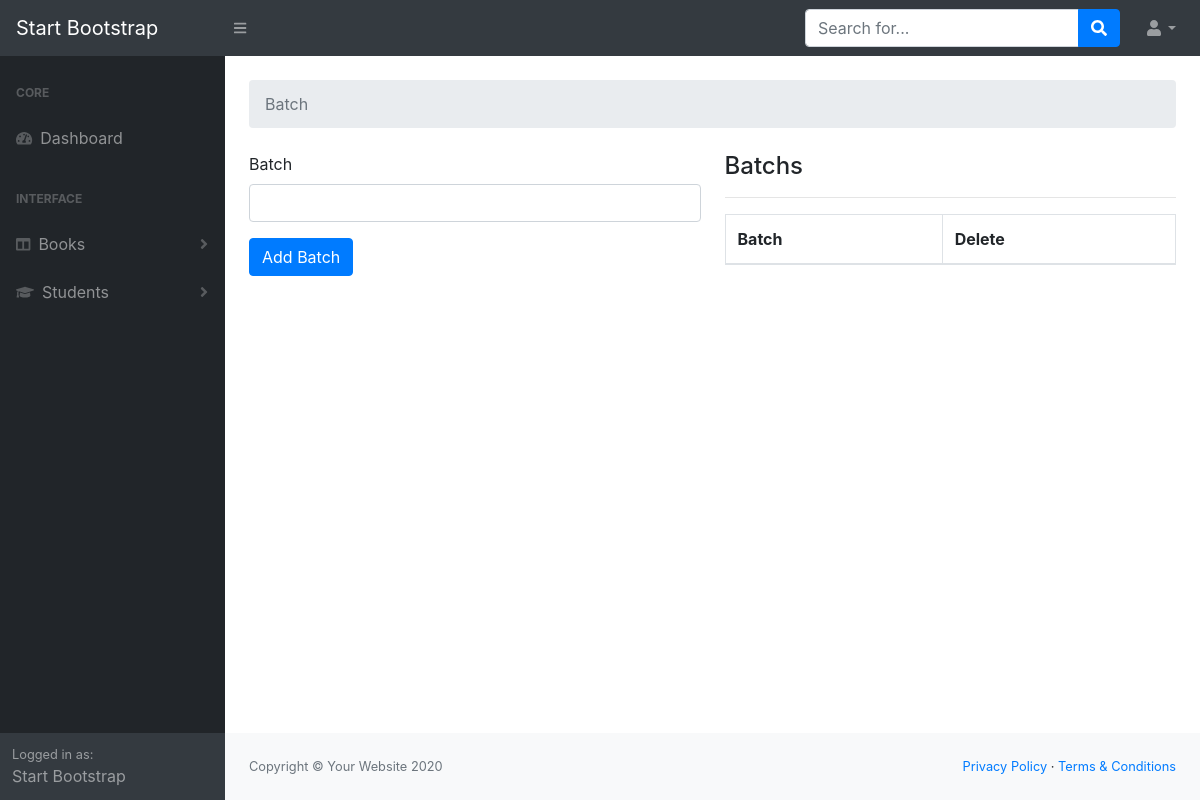
/admin/batch.php (signed in), run on an earlier commit of the app's database.
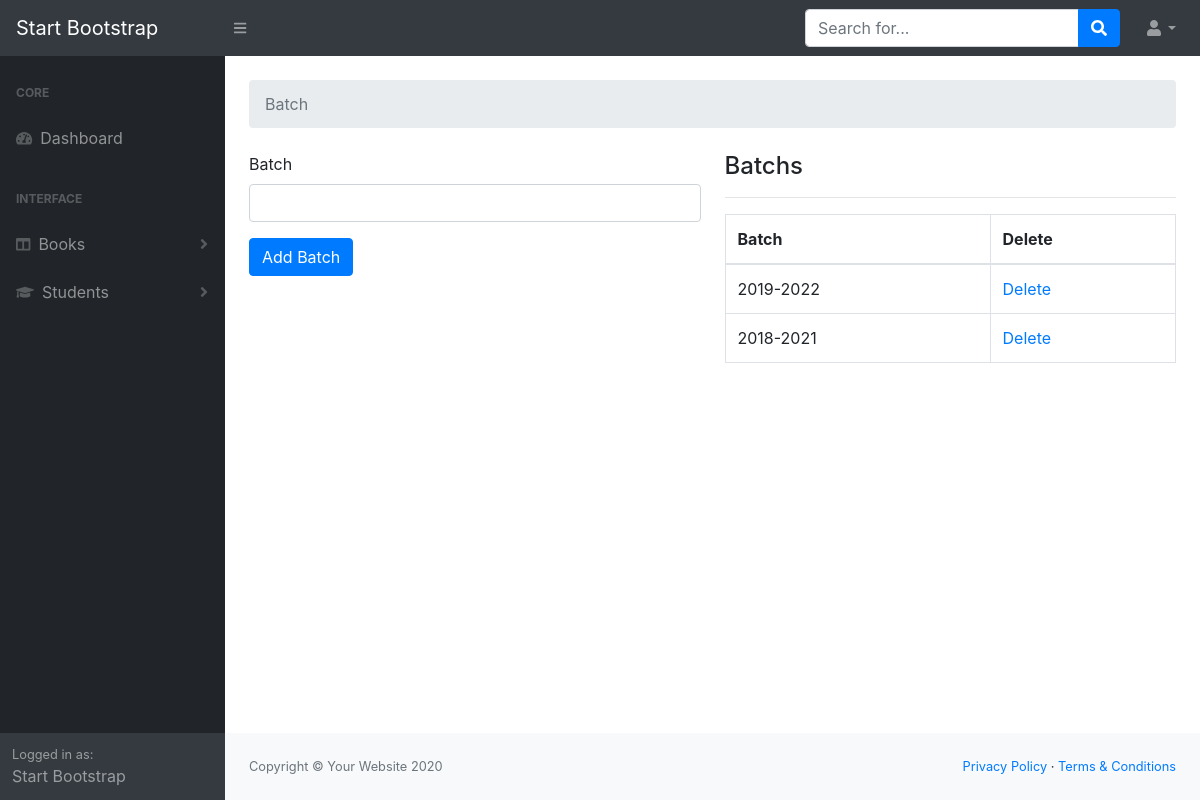
And on a later commit of the database.
### tables this page shows
CREATE TABLE `batch` (
  `batch_id` int(10) NOT NULL,
  `batch` varchar(100) NOT NULL
);

### admin/batch.php (the view, shortened to what this page needs)
<?php ob_start();
 include 'partials/header.php';
 include 'partials/nav.php';
 include 'partials/sidenav.php';
include '../connection/db.php';
 ?>
<br>
<div class="container-fluid">
<div class="row">
    <div class="col-lg-12">
        <ol class="breadcrumb mb-4">
            <li class="breadcrumb-item active">Batch</li>
        </ol>
    </div>
    <div class="col-md-6">
        <form action="/admin/brand" method="POST">
            <div class="form-group">
                <label for="Brand">Batch  </label>
                <input type="text" class="form-control" name="batch">
            </div>
            <div class="form-group">
               <button class="btn btn-primary my-2 my-sm-0" type="submit" > Add Batch </button>
            </div>
        </form>
   </div>
   <div class="col-md-6">
       <h4>Batchs</h4>
       <hr>
       <table class="table table-bordered table-hover">
            <thead>
                <th>Batch</th>
                <th>Delete</th>
            </thead>
           <tbody>
           <?php
                $batch_query = "SELECT * FROM `batch`WHERE 1";
                $batch_fetch = mysqli_query($connect,$batch_query);
                if($batch_fetch){
                    while($row = mysqli_fetch_assoc($batch_fetch)){
                        $batch = $row['batch'];
                        $batch_id= $row['batch_id'];
                        echo "<tr>";
                        echo  "<td>{$batch}</td>";
                        echo  "<td><a href='batch.php?del_b_id={$batch_id}'>Delete</a></td>";
                    }
                }
            ?>
           </tbody>
       </table>
   </div>
</div>
</div>
<?php include 'partials/footer.php' ;?>

What changed in the data, as far as the page shows it:
added batch: batch "2019-2022"
added batch: batch "2018-2021"
